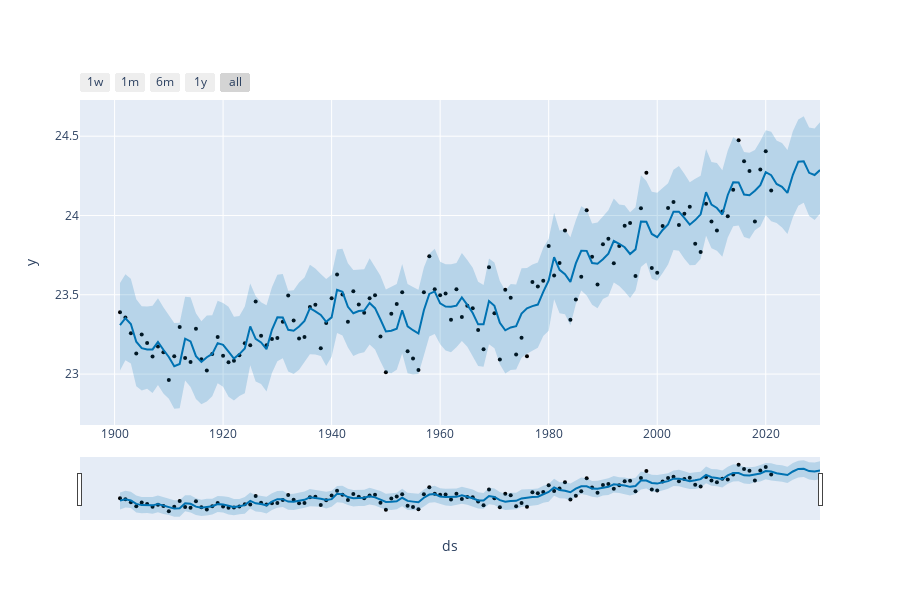

The notebook cell saved with this chart:
### Code cell
forecast = regresion.predict(tuned_forecast)
plot_plotly(regresion,forecast)
